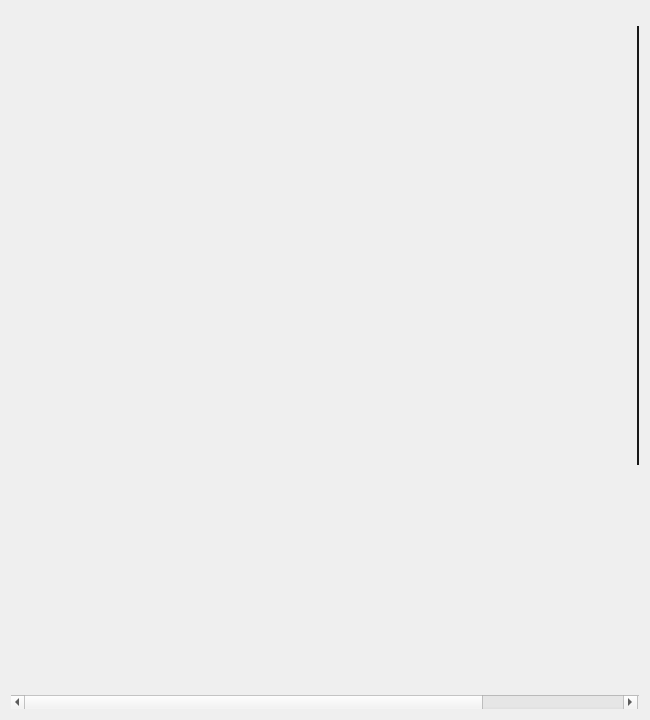
<?xml version="1.0" encoding="UTF-8"?>
<ui version="4.0">
 <class>Form</class>
 <widget class="QWidget" name="Form">
  <property name="geometry">
   <rect>
    <x>0</x>
    <y>0</y>
    <width>650</width>
    <height>720</height>
   </rect>
  </property>
  <property name="windowTitle">
   <string>Form</string>
  </property>
  <layout class="QVBoxLayout" name="verticalLayout">
   <item>
    <widget class="QScrollArea" name="scrollArea">
     <property name="styleSheet">
      <string notr="true">QScrollArea {
	border: none;
}
QScrollBar:vertical {
	width: 2px;
	margin: 15px 0 15px 0;
	border: none;
}
QScrollBar::handle:vertical {
	background-color: rgb(24, 24, 24);
	border: none;
}
QScrollBar::handle:vertical:hover {
	background-color: rgb(134, 136, 136);
}
QScrollBar::sub-line:vertical, QScrollBar::add-line:vertical, QScrollBar::sub-page:vertical, QScrollBar::add-page:vertical {
	background-color: none;
	border: none;
}</string>
     </property>
     <property name="widgetResizable">
      <bool>true</bool>
     </property>
     <widget class="QWidget" name="scrollAreaWidgetContents">
      <property name="geometry">
       <rect>
        <x>0</x>
        <y>-5</y>
        <width>822</width>
        <height>1022</height>
       </rect>
      </property>
      <layout class="QVBoxLayout" name="verticalLayout_2">
       <item>
        <widget class="QWidget" name="widget" native="true">
         <property name="minimumSize">
          <size>
           <width>800</width>
           <height>1000</height>
          </size>
         </property>
         <property name="styleSheet">
          <string notr="true"/>
         </property>
        </widget>
       </item>
      </layout>
     </widget>
    </widget>
   </item>
  </layout>
 </widget>
 <resources/>
 <connections/>
</ui>
